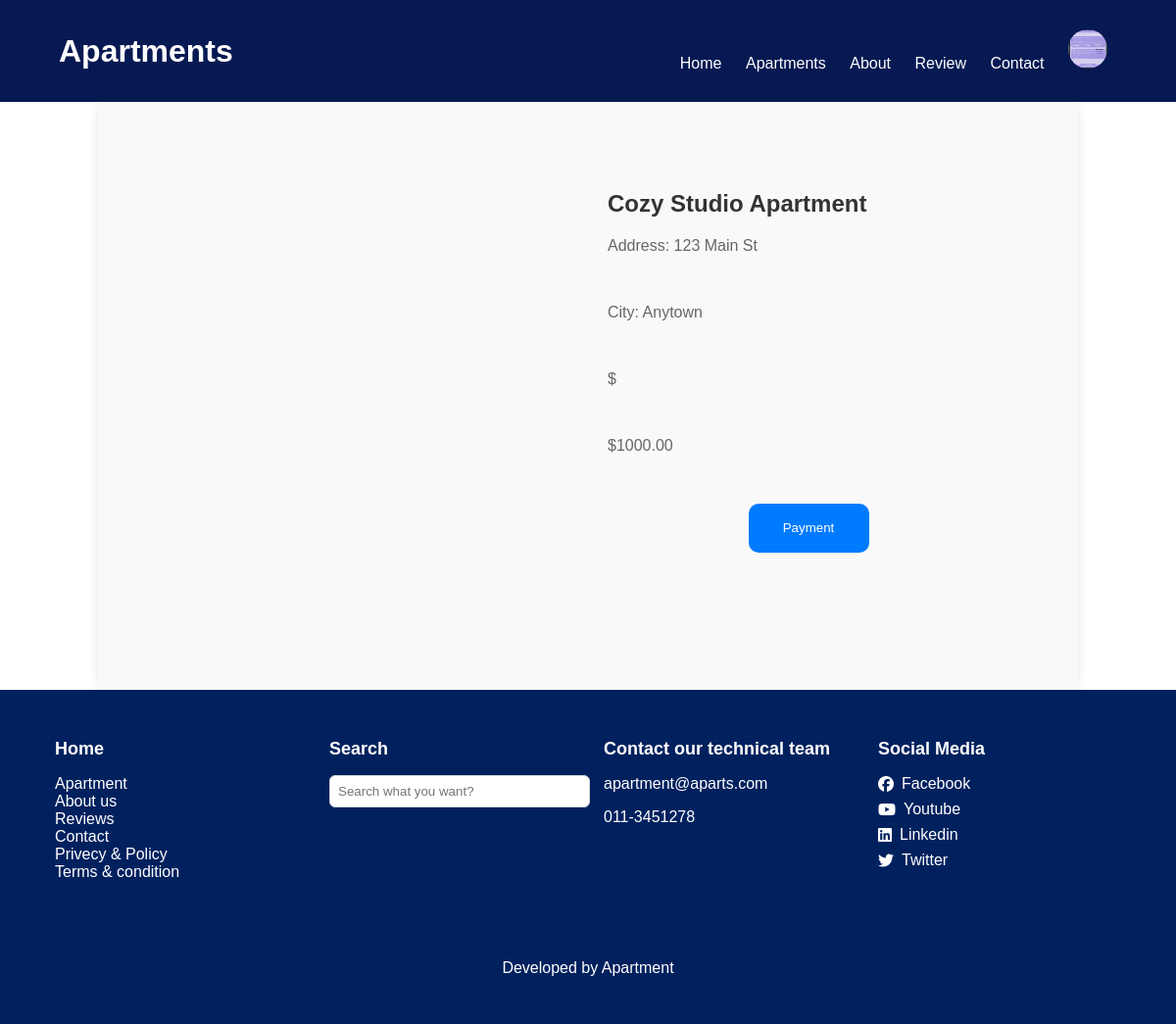
Screenshot of /view_apartment.php?id=1 (signed in) with the database file from the repository.
### tables this page shows
CREATE TABLE `apartment` (
  `id` int(11) NOT NULL,
  `userid` int(11) NOT NULL,
  `name` varchar(100) NOT NULL,
  `address` varchar(255) NOT NULL,
  `city` varchar(100) NOT NULL,
  `price` decimal(10,2) NOT NULL,
  `available` tinyint(1) NOT NULL DEFAULT 1,
  `image` varchar(255) NOT NULL,
  `description` text NOT NULL
);

### view_apartment.php (the view, shortened to what this page needs)
<?php include 'connect.php';
include 'header.php';?>
<!DOCTYPE html>
<html lang="en">
<head>
</head>
<body>
<?php
    if (isset($_GET['id'])) {
        $apartment_id = $_GET['id'];
        $sql = "SELECT * FROM apartment WHERE id = $apartment_id";
        $result = $connect->query($sql);
        if ($result->num_rows > 0) {
            $apartment = $result->fetch_assoc();
            echo "<div class='apartment-details'>";
            echo "<div class='section1'>";
            echo "</div>";
            echo "<div class='section2'>";
            echo "<h2>" . $apartment["name"] . "</h2>";
            echo "<p>Address: " . $apartment["address"] . "</p>";
            echo "<p>City: " . $apartment["city"] . "</p>";
            echo "<p> $" . $apartment["description"] . "</p>";
            echo "<p> $" . $apartment["price"] . "</p>";
            echo "<div class='buy-back'>";
            echo "<button class='buy-btn'>Payment</button>";
            echo "</div>";
            echo "</div>";
            echo "</div>";
        } else {
            echo "<p>Apartment not found.</p>";
        }
    } else {
        echo "<p>Apartment ID not provided.</p>";
    }
    ?>
</body>
<?php
include 'footer.php';?>
</html>

### header.php (style rules this page uses)
body { margin: 0; font-family: Arial, sans-serif; }

### view_apartment.php (style rules this page uses)
.apartment-details { width: 80%; margin: 0 auto; padding: 20px; background-color: #f9f9f9; border-radius: 8px; box-shadow: 0 0 10px rgba(0, 0, 0, 0.1); display: flex; justify-content: center; height: 70vh; }
.section1 { width: 100%; padding: 20px; }
.section2 { width: 100%; padding: 50px; }
.apartment-details h2 { font-size: 24px; color: #333; margin-top: 20px; }
.apartment-details p { font-size: 16px; color: #666; margin-bottom: 50px; }
.buy-back { display: flex; justify-content: center; }
.buy-btn { background-color: #007bff; width: 30%; border: none; border-radius: 10px; height: 50px; color: #fff; }

### rows the page displays
apartment: name "Cozy Studio Apartment", address "123 Main St", city "Anytown", price "1000.00"
